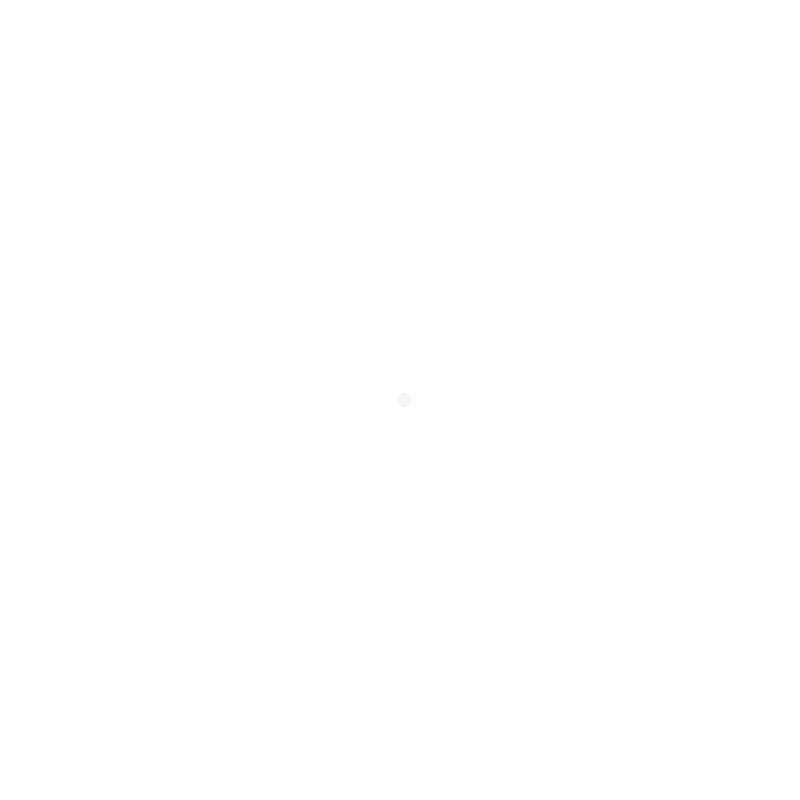
Frame 1 (no input)
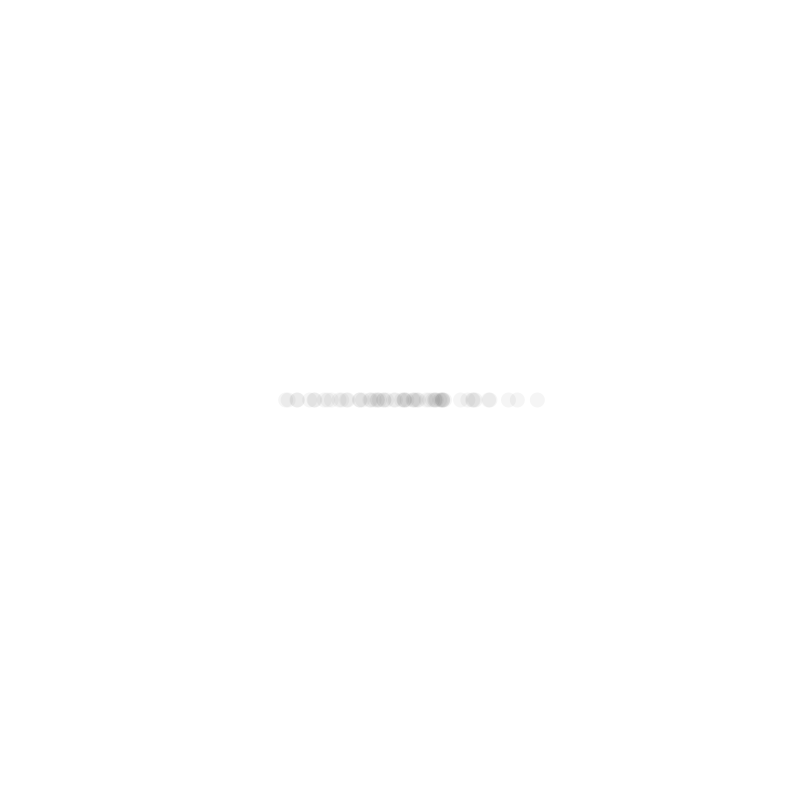
Frame 60 (the mouse pressed at the canvas centre just before this capture)
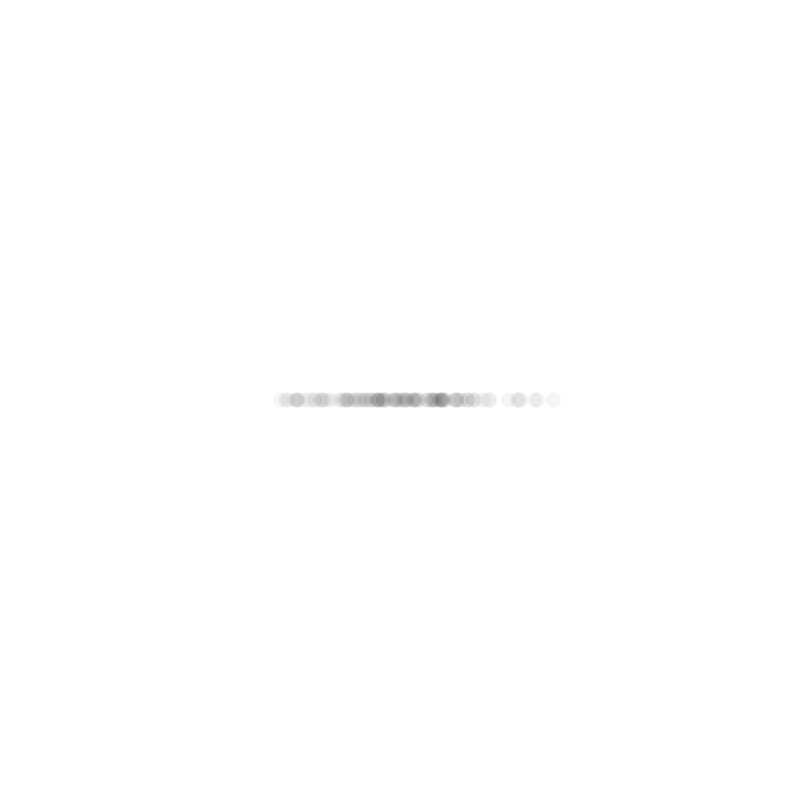
Frame 120 (the mouse held since frame 60 and released just before this capture)

The Processing sketch that drew these frames (run headless with seeded random() and noise(); from frame 60 on, the mouse is pressed at the canvas centre):

// Processing sketch: NOC_0_3_gaussian_distribution
// ── NOC_0_3_gaussian_distribution.pde
import java.util.Random;
Random generator;
float standard_deviation;
float mean;

void setup()
{
  size(800, 800);
  background(255);
  generator          = new Random();
  standard_deviation = 60;
  mean               = width/2;
}

void draw()
{
  float value = (float)generator.nextGaussian();
  //println(value);
  value *= standard_deviation;
  value += mean;
  noStroke();
  fill(0, 10);
  ellipse(value, height/2, 15, 15);
}
